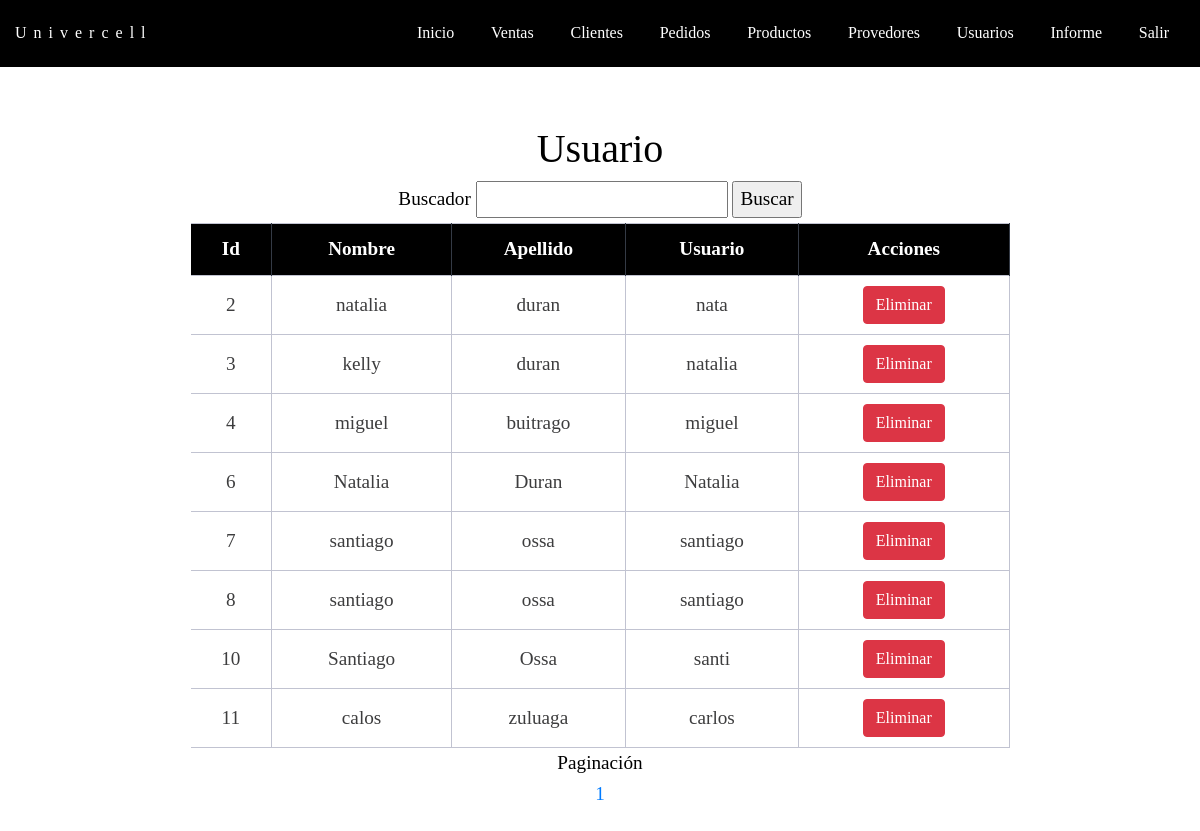
The app's page /index_usuarios.php with its own data.
### tables this page shows
CREATE TABLE `usuarios` (
  `Id` int(50) NOT NULL,
  `nombre` varchar(50) NOT NULL,
  `apellido` varchar(50) NOT NULL,
  `usuario` varchar(50) NOT NULL,
  `contraseña` varchar(3000) NOT NULL,
  `imagen` blob NOT NULL
);

### index_usuarios.php (the view, shortened to what this page needs)
<!doctype html>
<html>
<head>
<link rel="stylesheet" href="https://cdn.jsdelivr.net/npm/bootstrap@4.0.0/dist/css/bootstrap.min.css">
<link rel="stylesheet" href="css/estilosinicio.css">
<link rel="stylesheet" href="css/estilostabla.css">
</head>
<body>
<header class= "header">
    <div class="container logo-nav">
      <a href="menu.php" class="logo">Univercell</a>
      <nav class="navigation">
            <ul>
             <li class="current"><a href="menu.php">Inicio</a></li>
             <li><a href="index_ventas.php">Ventas</a></li>
             <li><a href="index_clientes.php">Clientes</a></li>
             <li><a href="index_pedidos.php">Pedidos</a></li>
             <li><a href="index_productos.php">Productos</a></li>
             <li><a href="index_prove.php">Provedores</a></li>
             <li><a href="index_usuarios.php">Usuarios</a></li>
			   <li><a href="Ver_ventas.php">Informe</a></li>
             <li><a href="cerrar_sesion.php" onclick="return Confirmacion()">Salir</a></li>
            </ul>
        </nav>
    </div>
  </header>
  <main class="main">
    <div class="container"><br><br>
  <?php
  require("conexion.php");
  $tamano_pag=15;
    if (isset($_GET['pagina'])){
      if($_GET['pagina']==1){
        header("Location:index_usuarios.php");
      }else{
        $pagina=$_GET['pagina'];
      }
      }else{
    $pagina=1;
  }
  $empezar_desde=($pagina-1)*$tamano_pag;
  $resultado=$base->query("SELECT * FROM usuarios");
  $num_fila=$resultado->rowCount();
    $total_pagina=ceil($num_fila/$tamano_pag);
?>
<h1><span class="subtitulo">Usuario</span></h1>
<center><form action="busqueda_usuario.php" method="get">
  <label>Buscador</label>
  <input type="text" name="busqueda">
  <input type=submit value="Buscar">
  </center>
  <form name="form1" method="post" action="<?php echo $_SERVER['PHP_SELF'] ?>">
    <table width="70%" border="0" align="center">
      <?php
      $resultado=$base->query("SELECT * FROM usuarios LIMIT $empezar_desde, $tamano_pag");
       $registros=$resultado->fetchAll(PDO::FETCH_OBJ);
      ?>
<thead>
      <tr>
        <th class="primera_fila">Id</th>
        <th class="primera_fila">Nombre</th>
        <th class="primera_fila">Apellido</th>
        <th class="primera_fila">Usuario</th>
		  <th class="primera_fila" colspan="2">Acciones</th>
      </tr>
 </thead>
    <tbody>
        <?php
        foreach ($registros as $usuario):
        ?>
      <tr>
        <td><?php echo $usuario->Id?></td>
        <td><?php echo $usuario->nombre?></td>
        <td><?php echo $usuario->apellido?></td>
        <td><?php echo $usuario->usuario?></td>
        <td class="bot"><a href="eliminar_usuarios.php?Id=<?php echo $usuario->Id?>"><input class="btn btn-danger" type='button' name='del' id='del'  value='Eliminar' onclick="return Confirmation()"></a></td>
        <?php
        endforeach;
        ?>
    </table>
  </form>
 </div>
  <footer>
    <?php
      echo "<p class='paginacion'>Paginación <br>";
      for($i=1; $i<=$total_pagina; $i++){
        echo "<a href='?pagina=" . $i . "'>" . $i . "</a> ";
	  }
    ?>
  </footer>
</body>
</html>

### css/estilosinicio.css (style rules this page uses)
body { font-family: 'Times New Roman', Times, serif; color: black; font-size: 1.2rem; line-height: 1.6em; margin: 0; text-decoration: none; }
p { margin-bottom: 1.6em; }
* { font-family: 'Times New Roman', Times, serif; text-decoration: none; }
.container { width:100%; max-width: 1400px; margin:0 auto; overflow:hidden; cursor: default; text-decoration: none; }
ul { margin:0; padding:0; text-decoration: none; }
.header { background:black; color:#ffffff; padding-top:10px; padding-bottom: 10px; cursor:default; position: fixed; width: 100%; }
.logo-nav { display: flex; justify-content: space-between; align-items: center; flex-wrap: wrap; }
.header a { background: black; color:#ffffff; text-decoration:none; font-size:16px; }
.logo { letter-spacing: 7px; padding-right: 2rem; font-size: 3rem; text-decoration: none; }
.navigation ul { margin: 0; padding: 0; list-style: none; }
.navigation ul li { display: inline-block; }
.navigation ul li a { display:block; padding: 0.5rem 1rem; transition: all 0.3s linear; border-radius: 7px; text-decoration: none; }
.main { padding-top: 4rem; text-align: justify; margin-bottom: 1rem; }

### css/estilostabla.css (style rules this page uses)
h1 { text-align: center; align-items: center; }
* { box-sizing: border-box; }
th { color: white; background: black; border-right: 1px solid #343a45; padding: 10px 0 10px 0; text-align: center; align-items: center; }
td { align-items: center; text-align: center; background: white; padding: 10px; border-right: 1px solid #c1c3d1; }
tr { border-top: 1px solid #c1c3d1; border-bottom: 1px solid #c1c3d1; color: #3d3d3e; }
.paginacion { text-align: center; }

### records on screen
usuarios: Id "2", nombre "natalia", apellido "duran", usuario "nata"
usuarios: Id "3", nombre "kelly", apellido "duran", usuario "natalia"
usuarios: Id "4", nombre "miguel", apellido "buitrago", usuario "miguel"
usuarios: Id "6", nombre "Natalia", apellido "Duran", usuario "Natalia"
usuarios: Id "7", nombre "santiago", apellido "ossa", usuario "santiago"
usuarios: Id "8", nombre "santiago", apellido "ossa", usuario "santiago"
usuarios: Id "10", nombre "Santiago", apellido "Ossa", usuario "santi"
usuarios: Id "11", nombre "calos", apellido "zuluaga", usuario "carlos"
